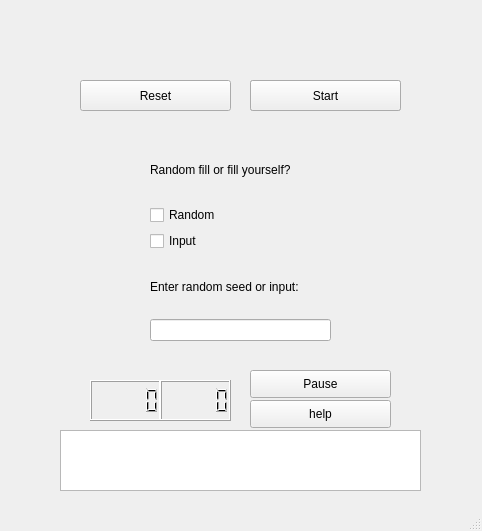
<?xml version="1.0" encoding="UTF-8"?>
<ui version="4.0">
 <class>MainWindow</class>
 <widget class="QMainWindow" name="MainWindow">
  <property name="geometry">
   <rect>
    <x>0</x>
    <y>0</y>
    <width>482</width>
    <height>531</height>
   </rect>
  </property>
  <property name="windowTitle">
   <string>MainWindow</string>
  </property>
  <widget class="QWidget" name="centralwidget">
   <widget class="QWidget" name="verticalLayoutWidget">
    <property name="geometry">
     <rect>
      <x>150</x>
      <y>140</y>
      <width>181</width>
      <height>111</height>
     </rect>
    </property>
    <layout class="QVBoxLayout" name="verticalLayout">
     <item>
      <widget class="QLabel" name="label_random_or_input">
       <property name="text">
        <string>Random fill or fill yourself?</string>
       </property>
      </widget>
     </item>
     <item>
      <widget class="QCheckBox" name="checkbox_random">
       <property name="text">
        <string>Random</string>
       </property>
      </widget>
     </item>
     <item>
      <widget class="QCheckBox" name="checkbox_input">
       <property name="text">
        <string>Input</string>
       </property>
      </widget>
     </item>
    </layout>
   </widget>
   <widget class="QWidget" name="verticalLayoutWidget_2">
    <property name="geometry">
     <rect>
      <x>150</x>
      <y>260</y>
      <width>181</width>
      <height>81</height>
     </rect>
    </property>
    <layout class="QVBoxLayout" name="verticalLayout_2">
     <item>
      <widget class="QLabel" name="label_enter_seed">
       <property name="text">
        <string>Enter random seed or input:</string>
       </property>
      </widget>
     </item>
     <item>
      <widget class="QLineEdit" name="lineedit_seed_or_input"/>
     </item>
    </layout>
   </widget>
   <widget class="QPushButton" name="pushbutton_place_number">
    <property name="geometry">
     <rect>
      <x>250</x>
      <y>80</y>
      <width>151</width>
      <height>31</height>
     </rect>
    </property>
    <property name="text">
     <string>Place</string>
    </property>
   </widget>
   <widget class="QLCDNumber" name="lcdnumber_minutes">
    <property name="geometry">
     <rect>
      <x>90</x>
      <y>380</y>
      <width>71</width>
      <height>41</height>
     </rect>
    </property>
   </widget>
   <widget class="QLCDNumber" name="lcdnumber_seconds">
    <property name="geometry">
     <rect>
      <x>160</x>
      <y>380</y>
      <width>71</width>
      <height>41</height>
     </rect>
    </property>
   </widget>
   <widget class="QPushButton" name="pushbutton_pause">
    <property name="geometry">
     <rect>
      <x>250</x>
      <y>370</y>
      <width>141</width>
      <height>28</height>
     </rect>
    </property>
    <property name="text">
     <string>Pause</string>
    </property>
   </widget>
   <widget class="QPushButton" name="pushbutton_help">
    <property name="geometry">
     <rect>
      <x>250</x>
      <y>400</y>
      <width>141</width>
      <height>28</height>
     </rect>
    </property>
    <property name="text">
     <string>help</string>
    </property>
   </widget>
   <widget class="QTextBrowser" name="textbrowser_rules">
    <property name="geometry">
     <rect>
      <x>60</x>
      <y>430</y>
      <width>361</width>
      <height>61</height>
     </rect>
    </property>
   </widget>
   <widget class="QPushButton" name="pushbutton_start">
    <property name="geometry">
     <rect>
      <x>250</x>
      <y>80</y>
      <width>151</width>
      <height>31</height>
     </rect>
    </property>
    <property name="text">
     <string>Start</string>
    </property>
   </widget>
   <widget class="QPushButton" name="pushbutton_reset">
    <property name="geometry">
     <rect>
      <x>80</x>
      <y>80</y>
      <width>151</width>
      <height>31</height>
     </rect>
    </property>
    <property name="text">
     <string>Reset</string>
    </property>
   </widget>
   <widget class="QLabel" name="label_general">
    <property name="geometry">
     <rect>
      <x>160</x>
      <y>40</y>
      <width>161</width>
      <height>21</height>
     </rect>
    </property>
    <property name="text">
     <string/>
    </property>
    <property name="alignment">
     <set>Qt::AlignCenter</set>
    </property>
   </widget>
  </widget>
  <widget class="QMenuBar" name="menubar">
   <property name="geometry">
    <rect>
     <x>0</x>
     <y>0</y>
     <width>482</width>
     <height>25</height>
    </rect>
   </property>
  </widget>
  <widget class="QStatusBar" name="statusbar"/>
 </widget>
 <resources/>
 <connections/>
</ui>
